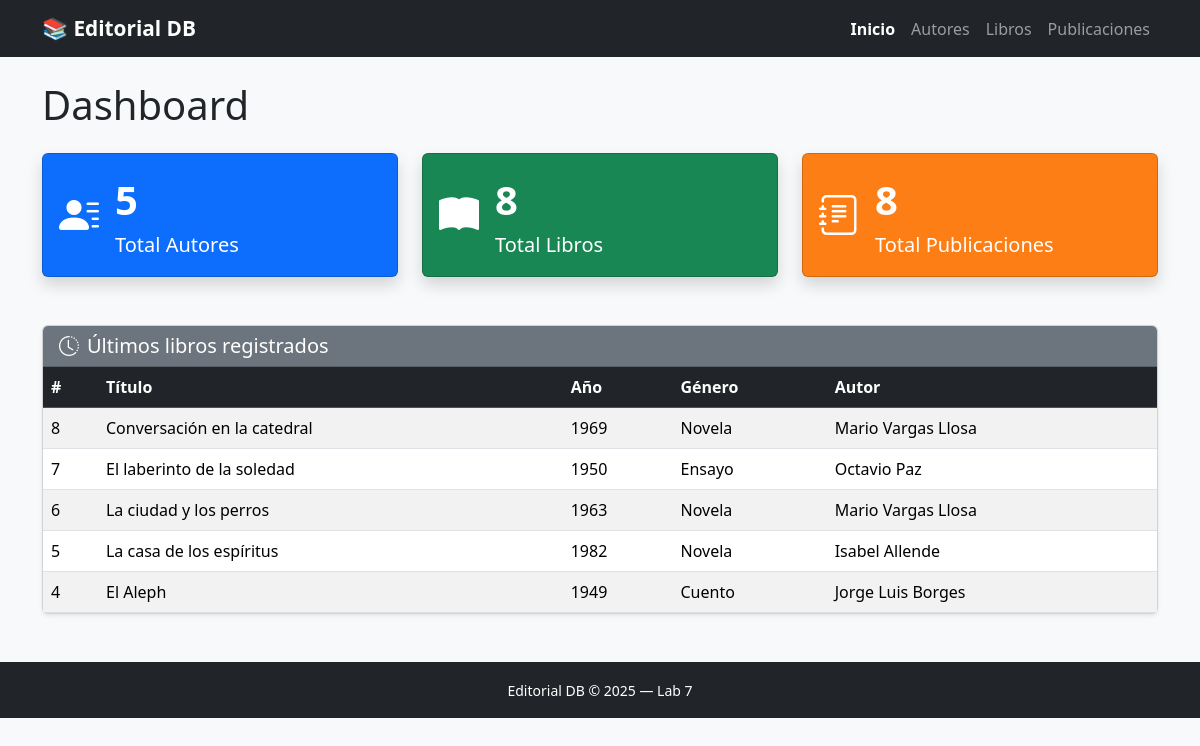
The page / on the database its author committed.
### tables this page shows
CREATE TABLE libros (
    id               INT           AUTO_INCREMENT PRIMARY KEY,
    titulo           VARCHAR(200)  NOT NULL,
    isbn             VARCHAR(20)   UNIQUE,
    anio_publicacion YEAR,
    genero           VARCHAR(100),
    id_autor         INT,
    CONSTRAINT fk_libro_autor FOREIGN KEY (id_autor)
        REFERENCES autores(id) ON DELETE SET NULL
);

### index.php (the view, shortened to what this page needs)
<?php
require_once './includes/header.php';
$conn = getConnection();
$totalAutores      = $conn->query("SELECT COUNT(*) AS c FROM autores")->fetch_assoc()['c'];
$totalLibros       = $conn->query("SELECT COUNT(*) AS c FROM libros")->fetch_assoc()['c'];
$totalPublicaciones = $conn->query("SELECT COUNT(*) AS c FROM publicaciones")->fetch_assoc()['c'];
$ultimos = $conn->query(
    "SELECT l.id, l.titulo, l.anio_publicacion, l.genero,
            CONCAT(a.nombre, ' ', a.apellido) AS autor
     FROM libros l
     LEFT JOIN autores a ON l.id_autor = a.id
     ORDER BY l.id DESC
     LIMIT 5"
);
?>
<h1 class="mb-4">Dashboard</h1>
<div class="row g-4 mb-5">
    <div class="col-md-4">
        <a href="/lab7/autores/index.php" class="text-decoration-none">
            <div class="card card-stat text-white bg-primary shadow">
                <div class="card-body d-flex align-items-center gap-3">
                    <i class="bi bi-person-lines-fill fs-1"></i>
                    <div>
                        <div class="fs-1 fw-bold"><?= $totalAutores ?></div>
                        <div class="fs-5">Total Autores</div>
                    </div>
                </div>
            </div>
        </a>
    </div>
    <div class="col-md-4">
        <a href="/lab7/libros/index.php" class="text-decoration-none">
            <div class="card card-stat text-white bg-success shadow">
                <div class="card-body d-flex align-items-center gap-3">
                    <i class="bi bi-book-fill fs-1"></i>
                    <div>
                        <div class="fs-1 fw-bold"><?= $totalLibros ?></div>
                        <div class="fs-5">Total Libros</div>
                    </div>
                </div>
            </div>
        </a>
    </div>
    <div class="col-md-4">
        <a href="/lab7/publicaciones/index.php" class="text-decoration-none">
            <div class="card card-stat text-white shadow" style="background-color:#fd7e14;">
                <div class="card-body d-flex align-items-center gap-3">
                    <i class="bi bi-journal-text fs-1"></i>
                    <div>
                        <div class="fs-1 fw-bold"><?= $totalPublicaciones ?></div>
                        <div class="fs-5">Total Publicaciones</div>
                    </div>
                </div>
            </div>
        </a>
    </div>
</div>
<div class="card shadow-sm">
    <div class="card-header bg-secondary text-white">
        <h5 class="mb-0"><i class="bi bi-clock-history me-2"></i>Últimos libros registrados</h5>
    </div>
    <div class="card-body p-0">
        <table class="table table-hover table-striped mb-0">
            <thead class="table-dark">
                <tr>
                    <th>#</th>
                    <th>Título</th>
                    <th>Año</th>
                    <th>Género</th>
                    <th>Autor</th>
                </tr>
            </thead>
            <tbody>
<?php if ($ultimos && $ultimos->num_rows > 0): ?>
<?php   while ($row = $ultimos->fetch_assoc()): ?>
                <tr>
                    <td><?= $row['id'] ?></td>
                    <td><?= htmlspecialchars($row['titulo']) ?></td>
                    <td><?= htmlspecialchars($row['anio_publicacion']) ?></td>
                    <td><?= htmlspecialchars($row['genero']) ?></td>
                    <td><?= htmlspecialchars($row['autor'] ?? '—') ?></td>
                </tr>
<?php   endwhile; ?>
<?php else: ?>
                <tr><td colspan="5" class="text-center text-muted">Sin registros</td></tr>
<?php endif; ?>
            </tbody>
        </table>
    </div>
</div>
<?php require_once './includes/footer.php'; ?>

### includes/header.php (style rules this page uses)
body { background-color: #f8f9fa; }
.card-stat { transition: transform .2s; }

### rows shown on the page
libros: id "8", titulo "Conversación en la catedral", anio_publicacion "1969", genero "Novela", autor "Mario Vargas Llosa"
libros: id "7", titulo "El laberinto de la soledad", anio_publicacion "1950", genero "Ensayo", autor "Octavio Paz"
libros: id "6", titulo "La ciudad y los perros", anio_publicacion "1963", genero "Novela", autor "Mario Vargas Llosa"
libros: id "5", titulo "La casa de los espíritus", anio_publicacion "1982", genero "Novela", autor "Isabel Allende"
libros: id "4", titulo "El Aleph", anio_publicacion "1949", genero "Cuento", autor "Jorge Luis Borges"

### other values the page prints
$link['label'] "Inicio"
$link['label'] "Autores"
$link['label'] "Libros"
$link['label'] "Publicaciones"
$totalAutores "5"
$totalLibros "8"
$totalPublicaciones "8"
